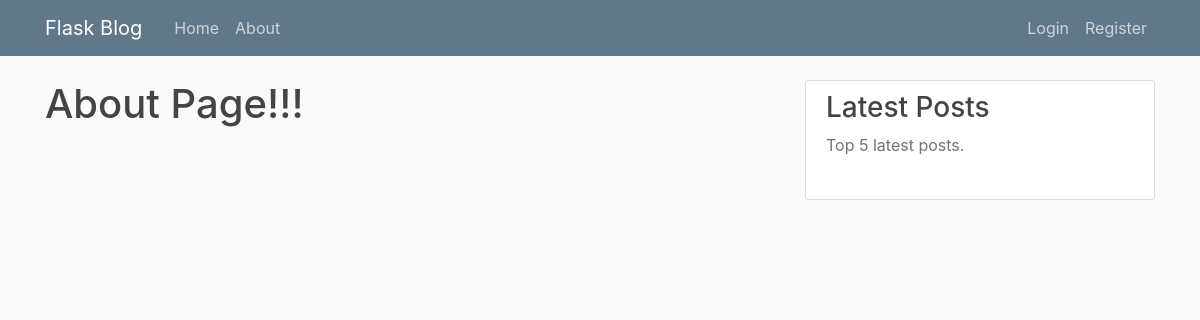
The app's page /about, older data.
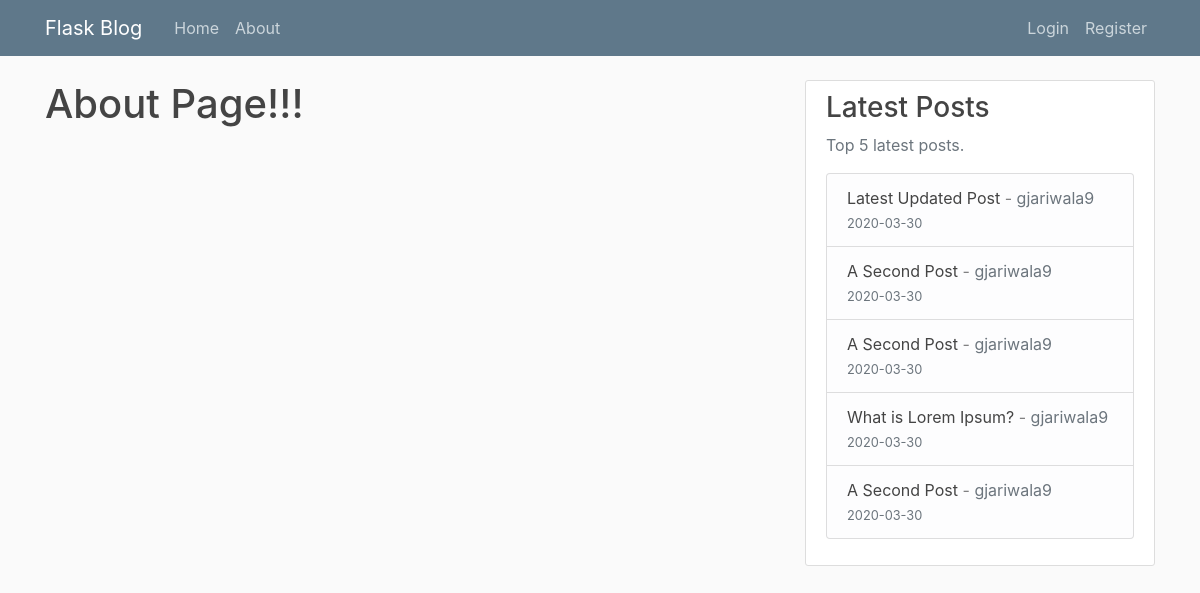
The same page, newer data.
### flask_blog/models.py (models this page shows, shortened)
class Post(db.Model):
	id = db.Column(db.Integer, primary_key=True)
	title = db.Column(db.String(100), nullable=False)
	date_posted = db.Column(db.DateTime, nullable=False, default=datetime.utcnow)
	content = db.Column(db.Text, nullable=False)
	user_id = db.Column(db.Integer, db.ForeignKey('user.id'), nullable=False)

class User(db.Model, UserMixin):
	id = db.Column(db.Integer, primary_key=True)
	username = db.Column(db.String(20), unique=True, nullable=False)
	email = db.Column(db.String(120), unique=True, nullable=False)
	image_file = db.Column(db.String(20), nullable=False, default='default.jpg')
	password = db.Column(db.String(60), nullable=False)
	posts = db.relationship('Post', backref='author', lazy=True)

### flask_blog/main/routes.py (the view)
@main.route('/about')
def about():
	return render_template('about.html', title = 'About')

### flask_blog/main/routes.py (called while the page is built)
@main.context_processor
def inject_lastest_post_all_templates():
	latest_posts = Post.query.order_by(Post.date_posted.desc()).limit(5).all()
	return dict(latest_posts=latest_posts)

### flask_blog/templates/about.html
{% extends 'layout.html' %}
{% block content %}
	<h1>About Page!!!</h1>
{% endblock content %}

### flask_blog/templates/layout.html (shortened to what this page needs)
<!DOCTYPE html>
<html>
<head>
    <link rel="stylesheet" href="https://maxcdn.bootstrapcdn.com/bootstrap/4.0.0/css/bootstrap.min.css">
    <link rel="stylesheet" type="text/css" href="{{ url_for('static', filename='main.css') }}">
</head>
<body>
    <header class="site-header">
      <nav class="navbar navbar-expand-md navbar-dark bg-steel fixed-top">
        <div class="container">
          <a class="navbar-brand mr-4" href="/">Flask Blog</a>
          <div class="collapse navbar-collapse" id="navbarToggle">
            <div class="navbar-nav mr-auto">
              <a class="nav-item nav-link" href="{{ url_for('main.home') }}">Home</a>
              <a class="nav-item nav-link" href="{{ url_for('main.about') }}">About</a>
            </div>
            <div class="navbar-nav">
              {% if current_user.is_authenticated %}
                <a class="nav-item nav-link" href="{{ url_for('posts.new_post') }}">New Post</a>
                <a class="nav-item nav-link" href="{{ url_for('users.account') }}">Account</a>
                <a class="nav-item nav-link" href="{{ url_for('users.logout') }}">Logout</a>
              {% else %}
                <a class="nav-item nav-link" href="{{ url_for('users.login') }}">Login</a>
                <a class="nav-item nav-link" href="{{ url_for('users.register') }}">Register</a>
              {% endif %}
            </div>
          </div>
        </div>
      </nav>
    </header>
    <main role="main" class="container">
      <div class="row">
        <div class="col-md-8">
          {% block content %}{% endblock %}
        </div>
        <div class="col-md-4">
          <div class="content-section">
            <h3>Latest Posts</h3>
            <p class='text-muted'>Top 5 latest posts.
              <ul class="list-group">
                {% for post in latest_posts %}
                  <li class="list-group-item list-group-item-light">
                    <a class="article-title" href="{{ url_for('posts.post', post_id=post.id) }}">{{ post.title }}</a> -
                    <a class="text-muted" href="{{ url_for('users.user_posts', username=post.author.username) }}">{{ post.author.username }}</a><br>
                    <small class="text-muted">{{ post.date_posted.strftime('%Y-%m-%d') }}</small>
                  </li>
                {% endfor %}
              </ul>
            </p>
          </div>
        </div>
      </div>
    </main>
</body>
</html>

Row changes from the older to the newer data that the page shows:
added Post: title "Latest Updated Post", author.username "gjariwala9", date_posted "2020-03-30"
added Post: title "A Second Post", author.username "gjariwala9", date_posted "2020-03-30"
added Post: title "A Second Post", author.username "gjariwala9", date_posted "2020-03-30"
added Post: title "What is Lorem Ipsum?", author.username "gjariwala9", date_posted "2020-03-30"
added Post: title "A Second Post", author.username "gjariwala9", date_posted "2020-03-30"
